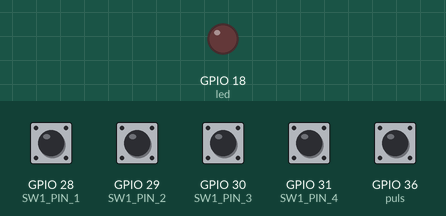
The program below on a simulated ESP32. Shown: output pins drawn as LEDs (lit = HIGH). The test bench sets the inputs (shaded band); at power-on: GPIO 28 (SW1_PIN_1), GPIO 29 (SW1_PIN_2), GPIO 30 (SW1_PIN_3), GPIO 31 (SW1_PIN_4), GPIO 36 (puls) HIGH. What the program prints to the serial monitor is not drawn.

Above: at 1.2 s.
1.3 s: GPIO 36 (puls) pulled LOW for 0.15 s
At 1.37 s:
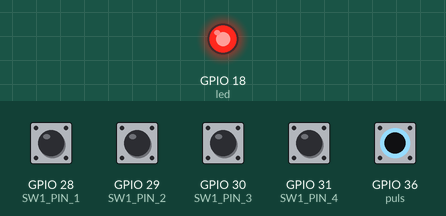
Timing chart, 0 to 4.3 s (numbered marks = the images above; inputs shaded):
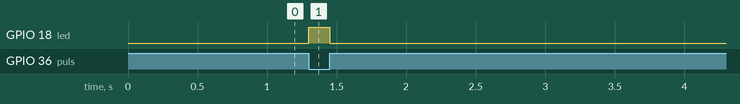

The program:

main.cpp
```cpp
#include <Arduino.h>

#define puls 36
#define led 18

#define SW1_PIN_1 28
#define SW1_PIN_2 29
#define SW1_PIN_3 30
#define SW1_PIN_4 31

bool touch = 0;
bool lastState[4] = {0}; // Almacena el último estado de los switches
bool ledState[8] = {0};  // Almacena el estado de los LEDs
unsigned long previousMillis = 0;
const long interval = 500;

void setup() {
  Serial.begin(115200);
  pinMode(led, OUTPUT);
  pinMode(puls, INPUT_PULLUP);
  // Configurar los pines de los switches como entradas
  pinMode(SW1_PIN_1, INPUT_PULLUP);
  pinMode(SW1_PIN_2, INPUT_PULLUP);
  pinMode(SW1_PIN_3, INPUT_PULLUP);
  pinMode(SW1_PIN_4, INPUT_PULLUP);
}

void loop() {
  // Leer el estado de los switches
  bool currentState[4] = {digitalRead(SW1_PIN_1), digitalRead(SW1_PIN_2), digitalRead(SW1_PIN_3), digitalRead(SW1_PIN_4)};
  // Comprobar si el estado de los switches ha cambiado
  bool stateChanged = false;
  for (int i = 0; i < 4; i++) {
    if (currentState[i] != lastState[i]) {
      stateChanged = true;
      break;
    }
  }
  // Si el estado de los switches ha cambiado, actualizar el patrón de LEDs
  if (stateChanged) {
    updateLEDState(currentState);
    for (int i = 0; i < 4; i++) {
      lastState[i] = currentState[i];
    }
  }
  // Parpadear los LEDs basado en el patrón actual
  unsigned long currentMillis = millis();
  if (currentMillis - previousMillis >= interval) {
    previousMillis = currentMillis;
    toggleLEDs();
  }
  // Leer el estado del pulsador y encender o apagar el LED
  touch = digitalRead(puls);
  if (touch == LOW) {
    digitalWrite(led, HIGH);
    Serial.println("prendido");
  } else {
    digitalWrite(led, LOW);
    Serial.println("apagado");
  }
}

void updateLEDState(bool currentState[]) {
  // Lógica para actualizar el estado de los LEDs basado en el estado de los switches
  // Aquí puedes definir diferentes patrones de parpadeo para cada combinación de estados de los switches
  // Por ejemplo, puedes usar un arreglo booleano para representar si cada LED debe estar encendido o apagado
  // y actualizar este arreglo según los estados de los switches
  // A continuación, se muestra un ejemplo simple:
  // Si sw1.1 está activo, encender led1
  ledState[0] = currentState[0];
  // Si sw1.2 está activo, encender led2
  ledState[1] = currentState[1];
  // Si sw1.3 está activo, encender led3
  ledState[2] = currentState[2];
  // Si sw1.4 está activo, encender led4
  ledState[3] = currentState[3];
  // El resto de los LEDs se pueden configurar según tus requerimientos
}
void toggleLEDs() {
  // Función para cambiar el estado de los LEDs según el patrón actual
  // Aquí puedes utilizar el arreglo ledState para controlar el estado de cada LED
  // Por ejemplo, puedes usar digitalWrite para encender o apagar cada LED según el valor correspondiente en ledState
  // Esta función se llama periódicamente para actualizar el estado de los LEDs
  // A continuación, se muestra un ejemplo simple:
  for (int i = 0; i < 8; i++) {
    digitalWrite(led + i, ledState[i] ? HIGH : LOW);
  }
}
```

Measured:
- after the input at 1.3 s, GPIO 18 (led): LOW → HIGH at once, → LOW 0.15 s later
